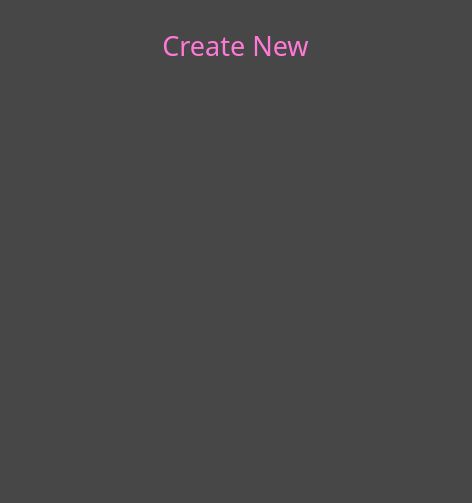
<?xml version="1.0" encoding="UTF-8"?>
<ui version="4.0">
 <class>Form</class>
 <widget class="QWidget" name="Form">
  <property name="geometry">
   <rect>
    <x>0</x>
    <y>0</y>
    <width>472</width>
    <height>503</height>
   </rect>
  </property>
  <property name="windowTitle">
   <string>ClockWork's List</string>
  </property>
  <property name="styleSheet">
   <string notr="true">color: rgb(255, 121, 215);
selection-color: rgb(255, 255, 255);
background-color: rgb(71, 71, 71);
border:0px  solid rgb(255, 121, 215, 10);</string>
  </property>
  <widget class="QListWidget" name="list_of_btns">
   <property name="geometry">
    <rect>
     <x>0</x>
     <y>90</y>
     <width>471</width>
     <height>401</height>
    </rect>
   </property>
  </widget>
  <widget class="QPushButton" name="create_new">
   <property name="geometry">
    <rect>
     <x>0</x>
     <y>10</y>
     <width>471</width>
     <height>71</height>
    </rect>
   </property>
   <property name="font">
    <font>
     <family>Segoe UI Light</family>
     <pointsize>20</pointsize>
    </font>
   </property>
   <property name="text">
    <string>Create New</string>
   </property>
  </widget>
 </widget>
 <resources/>
 <connections/>
</ui>
